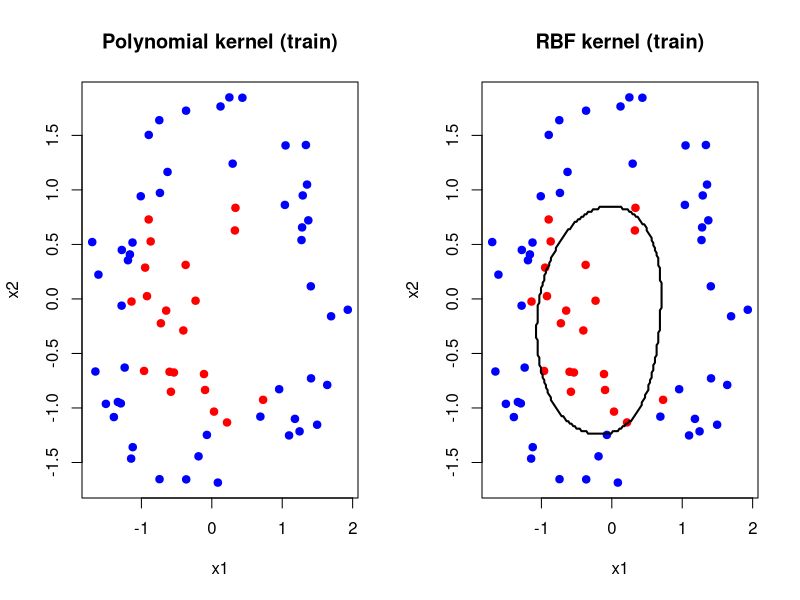

Here is the R script that generated this plot:
set.seed(1)
library(e1071)

# 生成数据：100 个观测，两个特征，非线性边界 (环形分布)
n <- 100
r <- sqrt(runif(n, 0, 4))               # 半径
theta <- runif(n, 0, 2*pi)
x1 <- r * cos(theta)
x2 <- r * sin(theta)
# 人为制造两类：内圈为 Class1，外圈为 Class2（非线性）
y <- factor(ifelse(r < 1.2, "A", "B"))
dat <- data.frame(x1 = x1, x2 = x2, y = y)

# 划分训练/测试
train_idx <- sample(1:n, 70)
train <- dat[train_idx, ]
test  <- dat[-train_idx, ]

# 训练 SVM：多项式核 (degree = 3) 与 径向基核
svm.poly <- svm(y ~ ., data = train, kernel = "polynomial", degree = 3, cost = 1, scale = TRUE)
svm.rbf  <- svm(y ~ ., data = train, kernel = "radial", gamma = 1, cost = 1, scale = TRUE)

# 在网格上绘制决策边界与训练点/测试点
plot_svm <- function(model, data, title){
  xrange <- seq(min(dat$x1)-0.5, max(dat$x1)+0.5, length=200)
  yrange <- seq(min(dat$x2)-0.5, max(dat$x2)+0.5, length=200)
  g <- expand.grid(x1 = xrange, x2 = yrange)
  preds <- predict(model, g, decision.values = FALSE)
  z <- matrix(as.numeric(preds == levels(dat$y)[1]), nrow = length(xrange), byrow = FALSE)
  plot(data$x1, data$x2, col = ifelse(data$y==levels(dat$y)[1], "red", "blue"),
       pch = 19, main = title, xlab = "x1", ylab = "x2")
  contour(xrange, yrange, z, levels = 0.5, add = TRUE, drawlabels = FALSE, lwd = 2)
}

par(mfrow = c(1,2))
plot_svm(svm.poly, train, "Polynomial kernel (train)")
plot_svm(svm.rbf,  train, "RBF kernel (train)")
par(mfrow = c(1,1))

# 计算训练与测试错误率
pred.poly.train <- predict(svm.poly, train); pred.poly.test <- predict(svm.poly, test)
pred.rbf.train  <- predict(svm.rbf,  train); pred.rbf.test  <- predict(svm.rbf,  test)

err <- function(truth, pred) mean(truth != pred)
results <- data.frame(
  method = c("poly_deg3", "rbf"),
  train_error = c(err(train$y, pred.poly.train), err(train$y, pred.rbf.train)),
  test_error  = c(err(test$y, pred.poly.test),  err(test$y, pred.rbf.test))
)
print(results)
